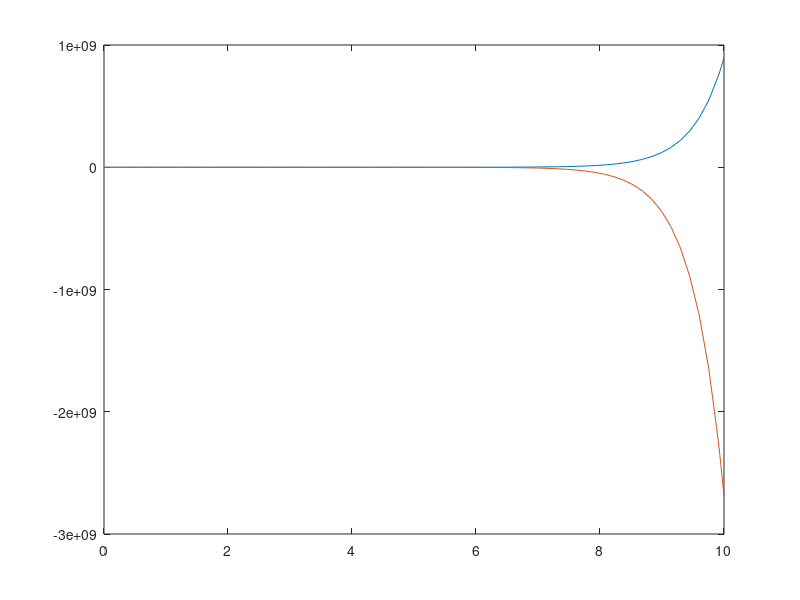

This figure's MATLAB source:
close all;

dx1dt = @(t, x1t) 2 * x1t - .3;
dx2dt = @(t, x2t, x1t) x2t - 3 * x1t -1;
state = @(t, x) [dx1dt(t, x(1)); dx2dt(t, x(2), x(1))];

x_0 = [2; 7];
simulation_time = [0 10];

[t, x] = ode45(state, simulation_time, x_0);
plot(t, x(:, 1), t, x(:, 2));
